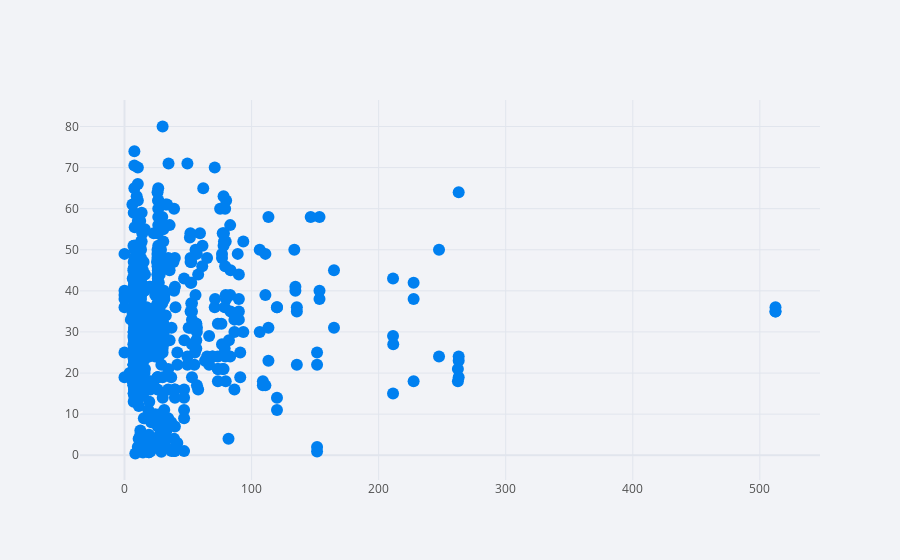

Here is the notebook cell this chart was saved with:
### Code cell
df.iplot(x='fare',y='age',mode='markers',kind='scatter')

### Figure 1 — Plotly figure (JSON) as saved in the notebook; plotly's stock layout.template omitted (floating-point values rounded to 4 significant figures; data arrays with more than 128 entries replaced by an {"elided": "..."} marker saying what was removed)
{"data": [{"line": {"color": "rgba(0, 128, 240, 1.0)", "dash": "solid", "shape": "linear", "width": 1.3}, "marker": {"size": 12, "symbol": "circle"}, "mode": "markers", "name": "age", "text": "", "type": "scatter", "x": {"elided": "891 float values"}, "y": {"elided": "891 mixed values"}}], "layout": {"legend": {"bgcolor": "#F2F3F7", "font": {"color": "#505050"}}, "paper_bgcolor": "#F2F3F7", "plot_bgcolor": "#F2F3F7", "title": {"font": {"color": "#484848"}}, "xaxis": {"gridcolor": "#E1E5ED", "showgrid": true, "tickfont": {"color": "#505050"}, "title": {"font": {"color": "#505050"}, "text": ""}, "zerolinecolor": "#E1E5ED"}, "yaxis": {"gridcolor": "#E1E5ED", "showgrid": true, "tickfont": {"color": "#505050"}, "title": {"font": {"color": "#505050"}, "text": ""}, "zerolinecolor": "#E1E5ED"}}}
